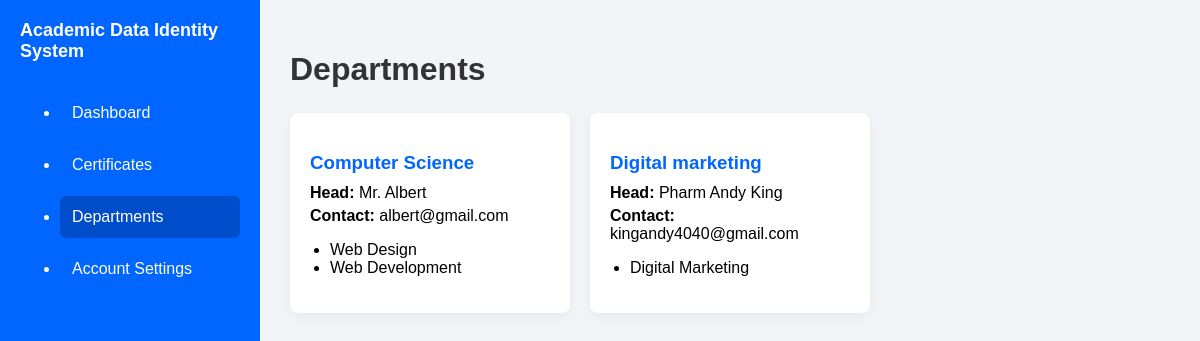
The page /department/ (signed in) on the database its author committed.
### Academic_Data_Identity_System/models.py (models this page shows, shortened)
class Department(models.Model):
    institution = models.ForeignKey(Institution, on_delete=models.CASCADE, null=True, blank=True)
    name = models.CharField(max_length=100)
    head = models.CharField(max_length=100)
    contact = models.EmailField()
    courses = models.TextField(help_text="Separate courses with commas")
    def get_courses(self):
        return self.courses.split(",")

### Academic_Data_Identity_System/views.py (the view)
# urls.py: path('department/', views.department, name='department'),
@login_required
def department(request):
    departments = Department.objects.all()
    return render(request, 'department.html', {
        "departments": departments
    })

### templates/department.html (shortened to what this page needs)
<!DOCTYPE html>
<html lang="en">
<head>
</head>
<body>
<div class="dashboard-container">
    <aside class="sidebar">
        <div class="logo">Academic Data Identity System</div>
        <ul>
            <li><a href="{% url 'dashboard' %}">Dashboard</a></li>
            <li><a href="{% url 'certificate' %}">Certificates</a></li>
            <li class="active"><a href="{% url 'department' %}">Departments</a></li>
            <li>Account Settings</li>
        </ul>
    </aside>
    <main class="main-content">
        <h1>Departments</h1>
        <div class="grid-container">
            {% for dept in departments %}
            <div class="card">
                <h3>{{ dept.name }}</h3>
<p><strong>Head:</strong> {{ dept.head }}</p>
<p><strong>Contact:</strong> {{ dept.contact }}</p>
<ul>
    {% for course in dept.get_courses %}
        <li>{{ course }}</li>
    {% endfor %}
</ul>
            </div>
            {% endfor %}
        </div>
    </main>
</div>
</body>
</html>

### templates/department.html (style rules this page uses)
body { font-family: Arial, sans-serif; background-color: #f2f4f8; margin: 0; padding: 0; }
.dashboard-container { display: flex; min-height: 100vh; }
.sidebar { width: 220px; background-color: #0066ff; color: white; padding: 20px; }
.sidebar .logo { font-size: 18px; font-weight: bold; margin-bottom: 30px; }
.sidebar ul a { text-decoration: none; color: white; }
.sidebar ul li { padding: 12px; margin-bottom: 10px; border-radius: 6px; }
.sidebar ul li.active, .sidebar ul li:hover { background-color: #004dcc; }
.main-content { flex: 1; padding: 30px; background-color: #f2f4f8; }
.main-content h1 { margin-bottom: 25px; color: #333; }
.grid-container { display: grid; grid-template-columns: repeat(auto-fill, minmax(250px, 1fr)); gap: 20px; }
.card { background: white; padding: 20px; border-radius: 8px; box-shadow: 0 5px 15px rgba(0,0,0,0.05); }
.card h3 { color: #0066ff; margin-bottom: 10px; }
.card p { margin: 5px 0; }
.card ul { padding-left: 20px; }

### rows shown on the page
Department: name "Computer Science", head "Mr. Albert", contact "albert@gmail.com", get_courses "Web Design" "Web Development"
Department: name "Digital marketing", head "Pharm Andy King", contact "kingandy4040@gmail.com", get_courses "Digital Marketing"
